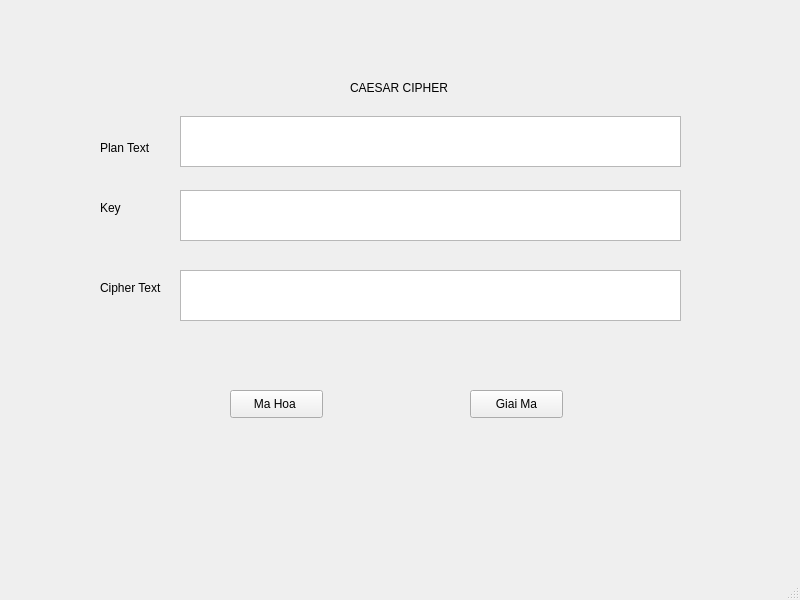
<?xml version="1.0" encoding="UTF-8"?>
<ui version="4.0">
 <class>MainWindow</class>
 <widget class="QMainWindow" name="MainWindow">
  <property name="geometry">
   <rect>
    <x>0</x>
    <y>0</y>
    <width>800</width>
    <height>600</height>
   </rect>
  </property>
  <property name="windowTitle">
   <string>MainWindow</string>
  </property>
  <widget class="QWidget" name="centralwidget">
   <widget class="QPushButton" name="pushButton">
    <property name="geometry">
     <rect>
      <x>230</x>
      <y>390</y>
      <width>93</width>
      <height>28</height>
     </rect>
    </property>
    <property name="text">
     <string>Ma Hoa </string>
    </property>
   </widget>
   <widget class="QPushButton" name="pushButton_2">
    <property name="geometry">
     <rect>
      <x>470</x>
      <y>390</y>
      <width>93</width>
      <height>28</height>
     </rect>
    </property>
    <property name="text">
     <string>Giai Ma</string>
    </property>
   </widget>
   <widget class="QLabel" name="label">
    <property name="geometry">
     <rect>
      <x>350</x>
      <y>80</y>
      <width>141</width>
      <height>16</height>
     </rect>
    </property>
    <property name="text">
     <string>CAESAR CIPHER</string>
    </property>
   </widget>
   <widget class="QTextEdit" name="txtPlantext">
    <property name="geometry">
     <rect>
      <x>180</x>
      <y>116</y>
      <width>501</width>
      <height>51</height>
     </rect>
    </property>
   </widget>
   <widget class="QLabel" name="label_2">
    <property name="geometry">
     <rect>
      <x>100</x>
      <y>140</y>
      <width>71</width>
      <height>16</height>
     </rect>
    </property>
    <property name="text">
     <string>Plan Text</string>
    </property>
   </widget>
   <widget class="QLabel" name="label_3">
    <property name="geometry">
     <rect>
      <x>100</x>
      <y>200</y>
      <width>55</width>
      <height>16</height>
     </rect>
    </property>
    <property name="text">
     <string>Key</string>
    </property>
   </widget>
   <widget class="QLabel" name="label_4">
    <property name="geometry">
     <rect>
      <x>100</x>
      <y>280</y>
      <width>71</width>
      <height>16</height>
     </rect>
    </property>
    <property name="text">
     <string>Cipher Text</string>
    </property>
   </widget>
   <widget class="QTextEdit" name="txtKey">
    <property name="geometry">
     <rect>
      <x>180</x>
      <y>190</y>
      <width>501</width>
      <height>51</height>
     </rect>
    </property>
   </widget>
   <widget class="QTextEdit" name="txtCiphertext">
    <property name="geometry">
     <rect>
      <x>180</x>
      <y>270</y>
      <width>501</width>
      <height>51</height>
     </rect>
    </property>
   </widget>
  </widget>
  <widget class="QMenuBar" name="menubar">
   <property name="geometry">
    <rect>
     <x>0</x>
     <y>0</y>
     <width>800</width>
     <height>26</height>
    </rect>
   </property>
  </widget>
  <widget class="QStatusBar" name="statusbar"/>
 </widget>
 <resources/>
 <connections/>
</ui>
